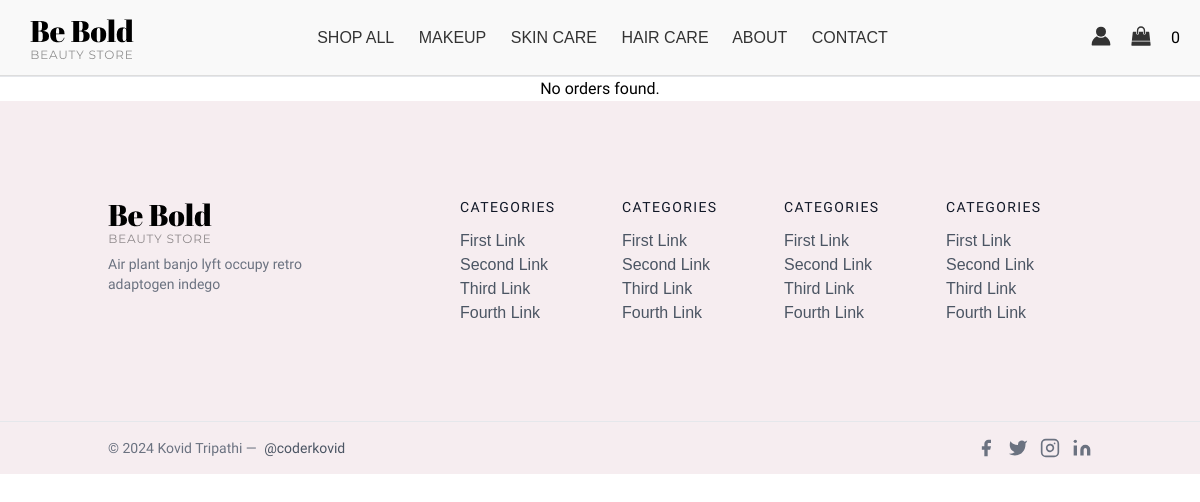
The page /orders/ (signed in) on the database as committed earlier.
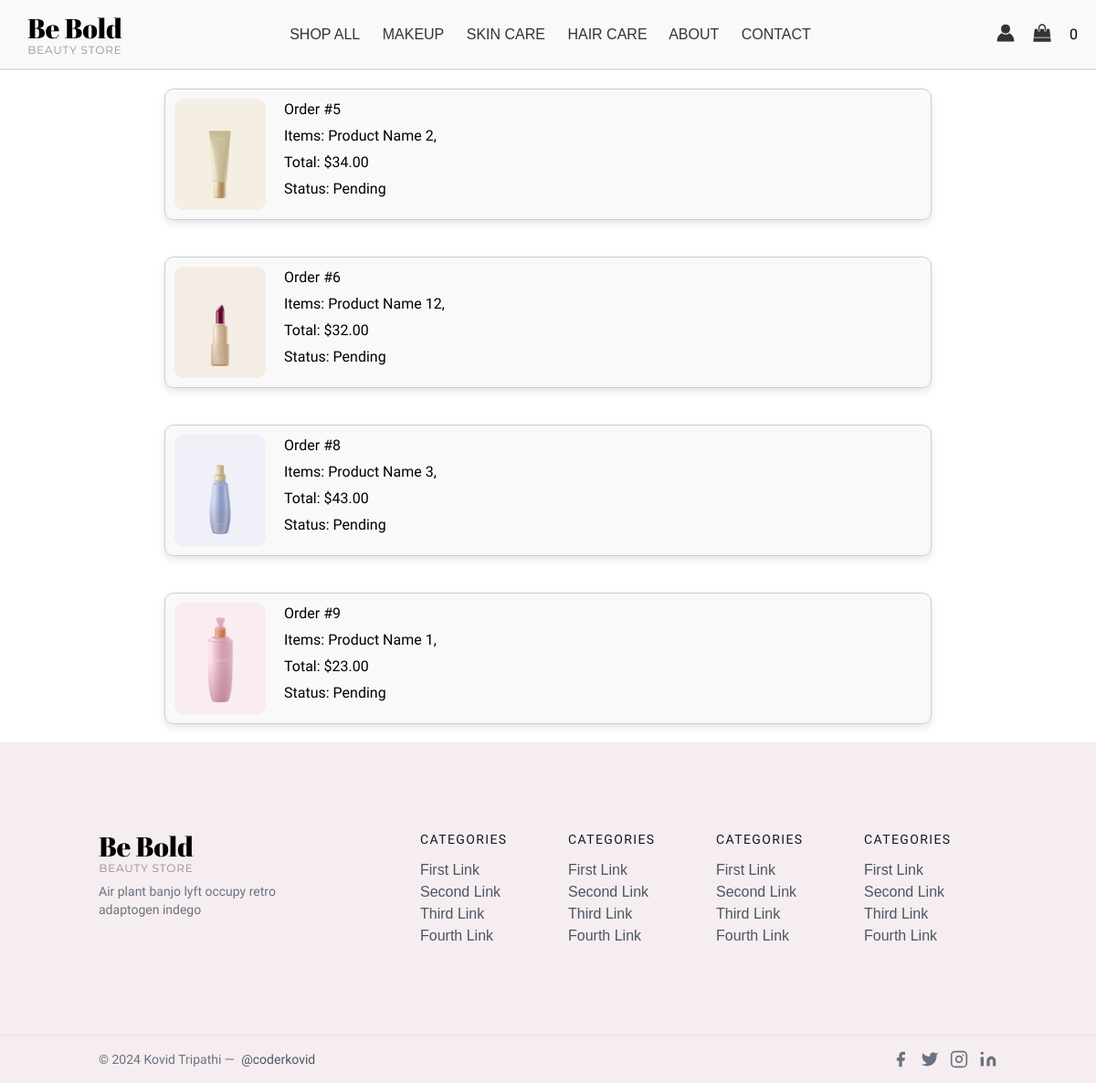
The same page on the database as committed later.
### ecombebold/models.py (models this page shows, shortened)
class Product(models.Model):
    name = models.CharField(max_length=255)
    description = models.TextField()
    price = models.DecimalField(max_digits=10, decimal_places=2)
    category = models.ForeignKey(Category, on_delete=models.CASCADE)
    image = models.ImageField(upload_to='product/img')
    stock_quantity = models.IntegerField()

class Order(models.Model):
    user = models.ForeignKey(User, on_delete=models.CASCADE)
    products = models.ManyToManyField(Product)
    total_price = models.DecimalField(max_digits=10, decimal_places=2)
    status = models.CharField(max_length=100)

### ecombebold/views.py (the view)
# urls.py: path('orders/',orders, name = 'orders'),
@login_required(login_url='/login/')
def orders(request):
    user_orders = Order.objects.filter(user=request.user)
    return render(request, "orders.html", {'user_orders': user_orders})

### ecombebold/templates/orders.html (shortened to what this page needs)
{% extends 'base.html' %}
{% load static %}
{% block body %}
<div class="orders-container">
    {% for order in user_orders %}
    <div class="order">
        <div class="order-details">
          {% for item in order.products.all %}
          <img src="{{ item.image.url }}" alt="{{ item.name }}" width="100">
          {% endfor %}
            <div class="order-info">
                <h3>Order #{{ order.id }}</h3>
                <p>Items: {% for item in order.products.all %} {{ item.name }}, {% endfor %}</p>
                <p>Total: ${{ order.total_price }}</p>
                <p>Status: {{ order.status }}</p>
            </div>
        </div>
    </div>
    {% empty %}
    <p>No orders found.</p>
    {% endfor %}
</div>
{% endblock %}

Rows that differ between the two databases and show on the page:
added Order: id "5", total_price "34.00", status "Pending"
now on this page (row unchanged): Product: image (picture), name "Product Name 2"
added Order: id "6", total_price "32.00", status "Pending"
now on this page (row unchanged): Product: image (picture), name "Product Name 12"
added Order: id "8", total_price "43.00", status "Pending"
now on this page (row unchanged): Product: image (picture), name "Product Name 3"
added Order: id "9", total_price "23.00", status "Pending"
now on this page (row unchanged): Product: image (picture), name "Product Name 1"
Other text that changed with them:
text no longer shown: "No orders found."
